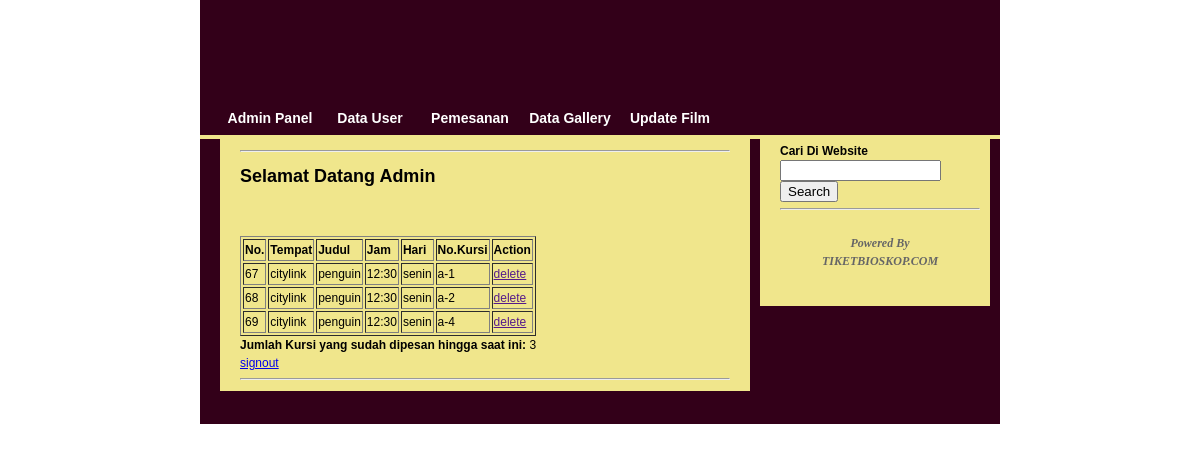
Screenshot of /dataPemesanan.php with the database file from the repository.
### tables this page shows
CREATE TABLE IF NOT EXISTS `pemesanan` (
  `no` int(20) NOT NULL AUTO_INCREMENT,
  `tempat` varchar(25) NOT NULL,
  `judul` varchar(25) NOT NULL,
  `jam` varchar(25) NOT NULL,
  `sheet` varchar(40) NOT NULL,
  `hari` varchar(35) NOT NULL,
  PRIMARY KEY (`no`)
);

### dataPemesanan.php (the view, shortened to what this page needs)
<!DOCTYPE html PUBLIC "-//W3C//DTD XHTML 1.0 Transitional//EN" "http://www.w3.org/TR/xhtml1/DTD/xhtml1-transitional.dtd">
<html xmlns="http://www.w3.org/1999/xhtml">
<head>
<link href="gaya.css" rel="stylesheet" type="text/css" />
</head>
<body>
<?php
$link = @mysql_connect("localhost", "root", "");
$result2 = mysql_query("SELECT * FROM pemesanan", $link);
$num_rows2 = mysql_num_rows($result2);
?>
<div id="wrapper">
<div id="header"></div>
<div id="menu">
    <ul>
      <li><a href="admin.php">Admin Panel</a></li>
      <li><a href="dataUser.php">Data User</a></li>
      <li><a href="dataPemesanan.php">Pemesanan</a></li>
	  <li><a href="dataGallery.php">Data Gallery</a></li>
		<li><a href="film.php">Update Film</a></li>
    </ul>
  </div>
<div id="bawahnav"></div>
<div id="leftcontent">
<div id="teks"><hr/>
		<strong><h2>Selamat Datang Admin</h2></strong><br/>
		<br/>
		<table border = "1">
			<tr>
				<th>No.</th>
				<th>Tempat</th>
				<th>Judul</th>
				<th>Jam</th>
				<th>Hari</th>
				<th>No.Kursi</th>
				<th colspan = "2">Action</th>
			</tr>
			<?php
				while($row = mysql_fetch_assoc($result2)){
					echo"<tr><td>";
					echo $row["no"]."</td><td>";
					echo $row["tempat"]."</td><td>";
					echo $row["judul"]."</td><td>";
					echo $row["jam"]."</td><td>";
					echo $row["hari"]."</td><td>";
					echo $row["sheet"]."</td><td>";
					echo "<a href=>delete</a></td>";
					echo "</tr>";
				}
			?>
		</table>
		<b>Jumlah Kursi yang sudah dipesan hingga saat ini:</b> <?php echo $num_rows2; ?><br/>
		<a href="indexs.php">signout</a>
	  <hr/>
</div>
</div>
<div id="rightcontent"><strong>Cari Di Website </strong><br/>
	  <form id="searchthis" action="http://www.google.com/search" style="display:inline;" method="get">
	  <input id="b-query" maxlength="255" name="q" size="17" type="text"/>
	  <input id="b-searchbtn" value="Search" type="submit"/>
	  </form>
	  <hr/>
	  <center><br/>
	  <i><font color="#666666" face="verdana"><strong>Powered By <br/>TIKETBIOSKOP.COM</strong></font></i></center>
	  <br/><br/>
</div>
<div id="footer"></div>
</div>
</body>
</html>

### gaya.css (style rules this page uses)
body { font-family: Arial, Helvetica, sans-serif; font-size: 12px; color: #000000; line-height: 18px; background-image: url(images/back.jpg); margin: 0px; }
#wrapper { background-color:#330019; width: 800px; margin-right: auto; margin-left: auto; }
#wrapper #header { background-image: url(images/logo.png); height: 100px; width: 800px; }
#wrapper #menu { height: 35px; margin: 0 auto; width: 800x; padding-left: 20px; background-color:#330019; }
#wrapper #menu ul { margin: 0; padding: 0; list-style: none; line-height: normal; }
#wrapper #menu li { float: left; }
#wrapper #menu a { display: block; float: left; height: 29px; width: 100px; text-decoration: none; font-size: 14px; padding-top: 10px; font-weight: bold; color: #ffffff; text-align: center; }
#wrapper #bawahnav { background-color:khaki; height: 4px; width: 800px; }
#wrapper #leftcontent { float: left; width: 530px; padding-right: 10px; padding-left: 20px; padding-bottom: 5px; }
#wrapper #leftcontent #teks { color: #000000; font-size: 12px; padding-left: 20px; padding-right: 20px; padding-bottom:5px; padding-top: 5px; text-decoration: none; background: khaki; text-align: justify; }
#wrapper #rightcontent { background-color:khaki; float: left; width: 200px; padding-right: 10px; padding-left: 20px; padding-top:3px; }
#wrapper #footer { padding-top:3px; font-size: 15px; color: #00CCFF; font-weight: bold; text-align: center; height: 25px; width: 800px; }

### rows the page displays
pemesanan: no "67", tempat "citylink", judul "penguin", jam "12:30", hari "senin", sheet "a-1"
pemesanan: no "68", tempat "citylink", judul "penguin", jam "12:30", hari "senin", sheet "a-2"
pemesanan: no "69", tempat "citylink", judul "penguin", jam "12:30", hari "senin", sheet "a-4"

### other values shown
$num_rows2 "3"
